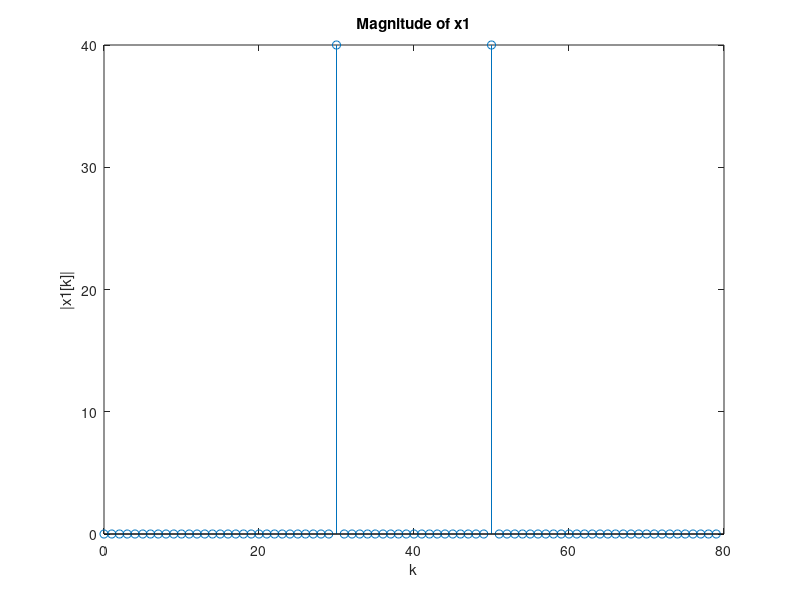
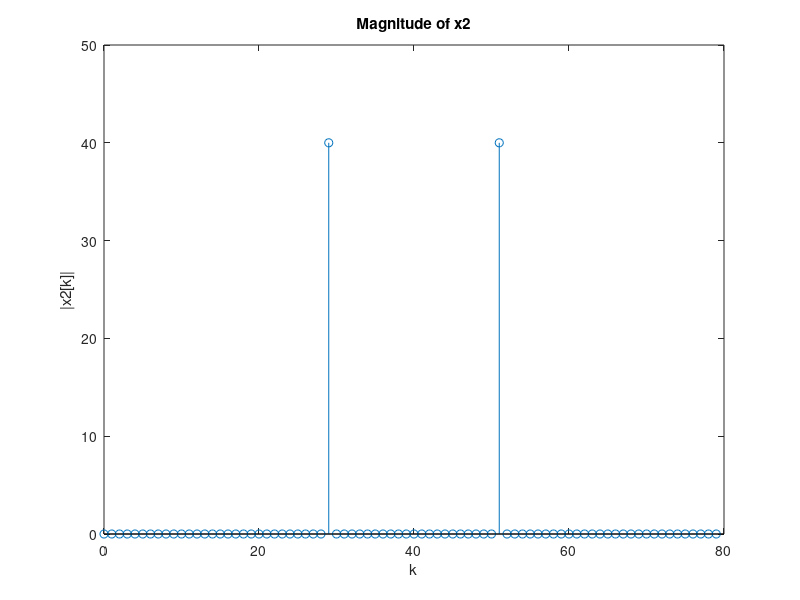

These figures' MATLAB source, in order:
clear all;
close all;
f1=10;
f2=11;
fs=80;
N = 80;
n=[0:1:N-1];

theta1=2*pi*f1/fs;
theta2=2*pi*f2/fs;

x1=sin(theta1*n);
x2=sin(theta2*n);

Xk1=fftshift(fft(x1,N));
Xk2=fftshift(fft(x2,N));

theta_fundamental = 2*pi/ N * n;

% Create two subplots for the two signals
figure(1);
stem(n, abs(Xk1));
title('Magnitude of x1');
xlabel('k');
ylabel('|x1[k]|');

figure(2);
stem(n, abs(Xk2));
title('Magnitude of x2');
xlabel('k');
ylabel('|x2[k]|');

